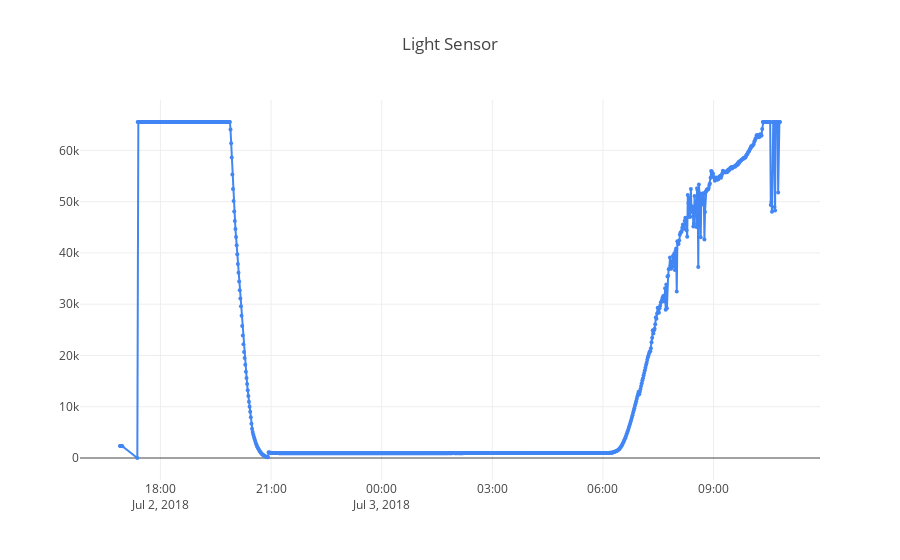

The cell this chart's notebook holds for it:
### Markdown cell above
Graphing the light sensor:

### Code cell
draw_plot(something, 'Light', 'Light Sensor', 'rgb(66, 134, 244)')

### Figure 1 — Plotly figure (JSON) as saved in the notebook; plotly's stock layout.template omitted (floating-point values rounded to 4 significant figures; data arrays with more than 128 entries replaced by an {"elided": "..."} marker saying what was removed)
{"data": [{"marker": {"color": "rgb(66, 134, 244)", "size": 4}, "mode": "lines+markers", "type": "scatter", "x": {"elided": "1052 str values"}, "y": {"elided": "1052 int values"}}], "layout": {"title": "Light Sensor"}}
